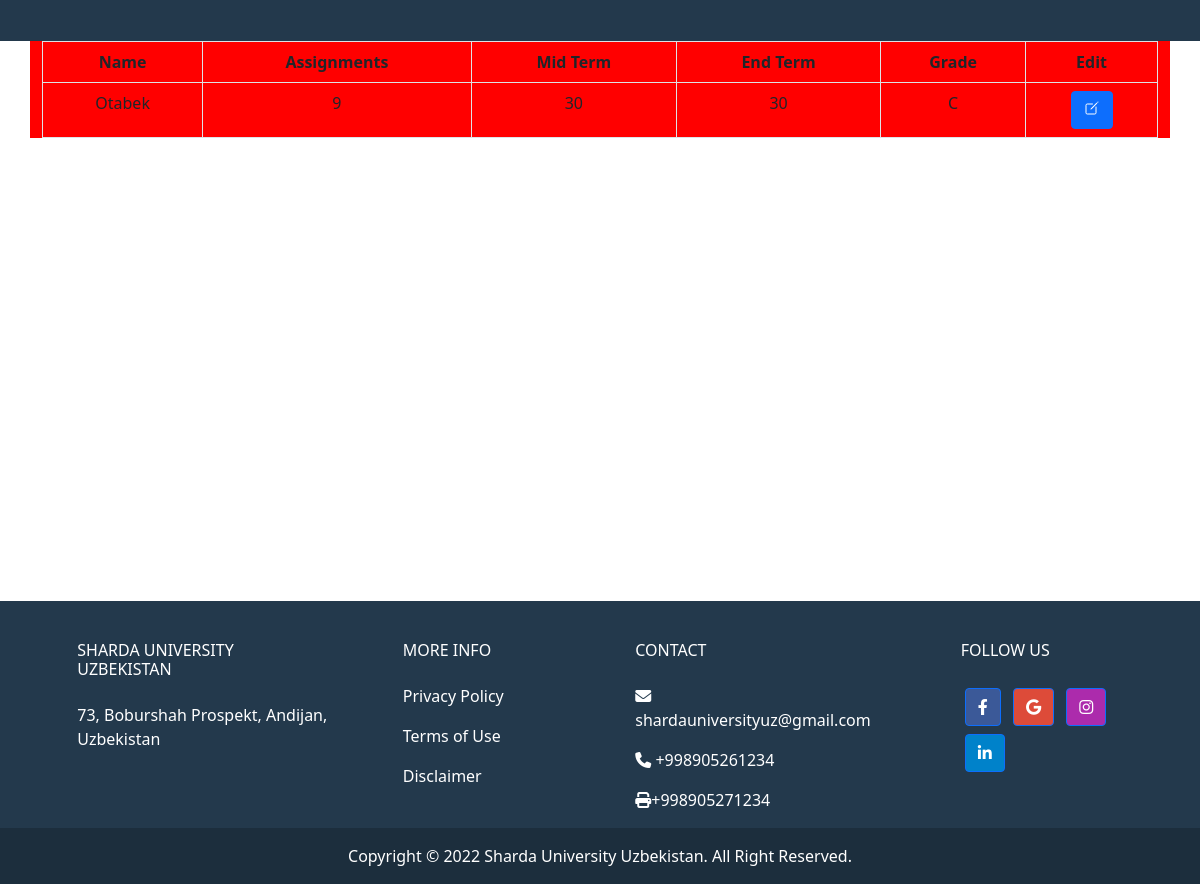
The page /result/123 on the database its author committed.
### main/models.py (models this page shows, shortened)
class Result(models.Model):
    subject = models.ForeignKey(Subject, on_delete=models.PROTECT, null=True, related_name='sresults')
    student = models.ForeignKey(Student, on_delete=models.CASCADE, null=True, related_name='results')
    Assignments = models.PositiveIntegerField(null=True)
    Mid_Term = models.PositiveIntegerField(null=True)
    End_Term = models.PositiveIntegerField(null=True)
    Grade = models.CharField(max_length=5, null=True, blank=True)

class Student(models.Model):
    name = models.CharField(max_length=100, null=True, blank=True)
    unique_id = models.CharField(max_length=12, blank=True, null=True, unique=True)
    group = models.ForeignKey(Group, on_delete=models.DO_NOTHING,related_name="students")
    specializetion = models.ForeignKey(Specialization, on_delete=models.CASCADE)
    cgpa = models.FloatField(null=True, blank=True)
    sgpa = models.FloatField(null=True, blank=True)

### main/views.py (the view)
# urls.py: path('result/<str:code>', views.result, name='result'),
def result(request,code):
    result = Result.objects.filter(subject__code = code)
    subject = Subject.objects.get(code = code)
    students = Student.objects.filter(group__code = subject.group.code)
    sts = []
    facts = subject.faculty.all()
    for i in students:
        if i.specializetion in facts:
            sts.append(i)
            for rs in result:
                if rs.student.id == i.id:
                    sts.remove(i)
    students = sts
    context = {
        'results' : result,
        "code":code,
        'students' : students
    }
    if request.method == 'POST':
        id = request.POST.get("re_id")
        result = Result.objects.get(id = id)
        context["active"]=result
        return render(request,"result.html",context)
    return render(request, 'result.html', context)

### templates/result.html (shortened to what this page needs)
{% load static %}
<!DOCTYPE html>
<html lang="en">
<head>
  <link href="https://cdn.jsdelivr.net/npm/bootstrap@5.0.2/dist/css/bootstrap.min.css" rel="stylesheet"
>
  <link rel="stylesheet" href="../styles/groups.css">
  <link rel="stylesheet" href="https://cdnjs.cloudflare.com/ajax/libs/font-awesome/6.1.1/css/all.min.css"
 />
</head>
<body>
  <header style="background-color:#23394c;color:white">
    <nav class="nav d-flex justify-content-between container navbar navbar-expand-sm  p-2">
      <div>
      </div>
    </nav>
  </header>
  <div style="min-height:70vh">
    <main class="content container">
      <table class="table table-bordered table-responsive">
        <thead>
          <tr>
            <th>Name</th>
            <th>Assignments</th>
            <th>Mid Term</th>
            <th>End Term</th>
            <th>Grade</th>
            <th>Edit</th>
          </tr>
        </thead>
        <tbody>
          {% for result in results %}
          <tr>
            {% if result == active %}
            <form action="{% url 'change-student' code %}" method="post">
                {% csrf_token %}
            <td>{{result.student.name}}</td>
            <td><input style="width:100%; outline:none;;" name="assigment" value={{result.Assignments}}></td>
            <td><input style="width:100%; outline:none;;" name="mid_term" value={{result.Mid_Term}}></td>
            <td><input style="width:100%; outline:none;;" name="end_term" value={{result.End_Term}}></td>
            <td><input style="width:100%; outline:none;;" name="grade" value={{result.grade}}></td>
            <td style="border-color:transparent;border:none;display:flex;justify-content:center; align-items:center">
                <input type="hidden"  name="re_id" value={{result.id}}>
                <button class="btn btn-success" type="submit">save</button>
            </form>
            </td>
            {% else %}
            <td>{{result.student.name}}</td>
            <td>{{result.Assignments}}</td>
            <td>{{result.Mid_Term}}</td>
            <td>{{result.End_Term}}</td>
            <td>{{result.Grade}}</td>
            <td><form action="" method="post" style="border-color:transparent;border:none;display:flex;justify-content:center; align-items:center">
                <button class="btn btn-primary text-white" type="submit"><ion-icon name="create-outline"></ion-icon></button>
            </form>
            </td>
            {% endif %}
          </tr>
          {% endfor %}
        </tbody>
      </table>
    </main>
  </div>
  <div>
    <footer class="text-center text-lg-start text-white" style="background-color: #23394c">
      <div class="container p-4 pb-0">
        <section class="">
          <div class="row">
            <div class="col-md-3 col-lg-3 col-xl-3 mx-auto mt-3">
              <h6 class="text-uppercase mb-4 font-weight-bold">
                Sharda University Uzbekistan
              </h6>
              <p>
                73, Boburshah Prospekt, Andijan, Uzbekistan
              </p>
            </div>
            <div class="col-md-2 col-lg-2 col-xl-2 mx-auto mt-3">
              <h6 class="text-uppercase mb-4 font-weight-bold">More Info</h6>
              <p>
                <a target="_blank" href="https://www.shardauniversity.uz/privacy-policy"
                  class="text-white text-decoration-none">Privacy
                  Policy</a>
              </p>
              <p>
                <a target="_blank" href="https://www.shardauniversity.uz/terms-of-use"
                  class="text-white text-decoration-none">Terms of
                  Use</a>
              </p>
              <p>
                <a target="_blank" href="https://www.shardauniversity.uz/disclaimer"
                  class="text-white text-decoration-none">Disclaimer</a>
              </p>
            </div>
            <div class="col-md-4 col-lg-3 col-xl-3 mx-auto mt-3">
              <h6 class="text-uppercase mb-4 font-weight-bold">Contact</h6>
              <p><i class="fas fa-envelope mr-3"></i> shardauniversityuz@gmail.com</p>
              <p><i class="fas fa-phone mr-3"></i> +998905261234</p>
              <p><i class="fas fa-print mr-3"></i>+998905271234</p>
            </div>
            <div class="col-md-3 col-lg-2 col-xl-2 mx-auto mt-3">
              <h6 class="text-uppercase mb-4 font-weight-bold">Follow us</h6>
              <a target="_blank" class="btn btn-primary btn-floating m-1" style="background-color: #3b5998"
                href="https://www.facebook.com/ShardaUniversityUzbekistan" role="button"><i
                  class="fab fa-facebook-f"></i></a>
              <a target="_blank" class="btn btn-primary btn-floating m-1" style="background-color: #dd4b39"
                href="https://www.shardauniversity.uz/" role="button"><i class="fab fa-google"></i></a>
              <a target="_blank" class="btn btn-primary btn-floating m-1" style="background-color: #ac2bac"
                href="https://instagram.com/shardauniuz?igshid=YmMyMTA2M2Y=" role="button"><i
                  class="fab fa-instagram"></i></a>
              <a target="_blank" class="btn btn-primary btn-floating m-1" style="background-color: #0082ca"
                href="https://www.linkedin.com/company/sharda-university-uzbekistan/" role="button"><i
                  class="fab fa-linkedin-in"></i></a>
            </div>
          </div>
        </section>
      </div>
      <div class="text-center p-3" style="background-color: rgba(0, 0, 0, 0.2)">
        Copyright © <span id="year"></span> Sharda University Uzbekistan. All Right Reserved.
      </div>
    </footer>
  </div>
</body>
</html>

### static/styles/groups.css (style rules this page uses)
* { margin: 0; padding: 0; box-sizing: border-box; }
.nav { display: flex; justify-content: space-around; }
th, td { text-align: center; }
.content { background-color: red; }

### rows shown on the page
Result: student.name "Otabek", Assignments "9", Mid_Term "30", End_Term "30", Grade "C"
